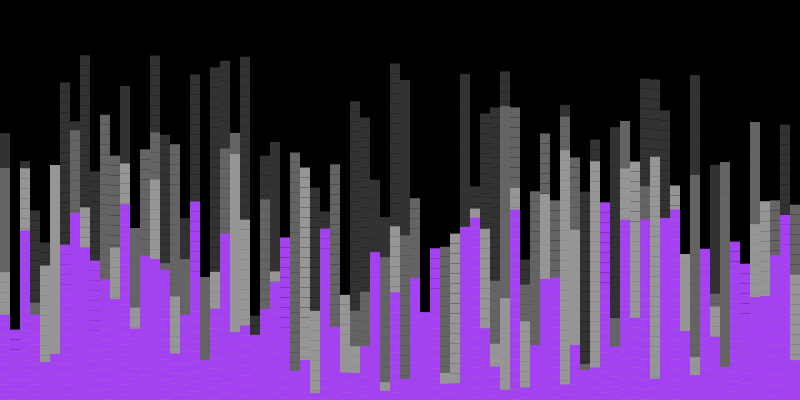
Frame 1 (no input)
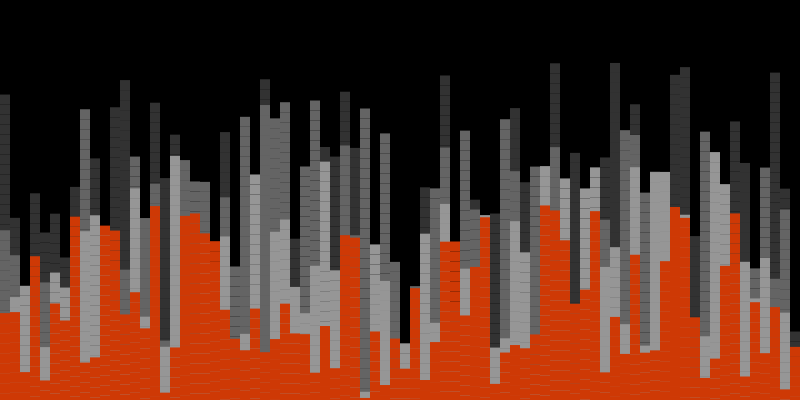
Frame 60 (the mouse pressed at the canvas centre just before this capture)
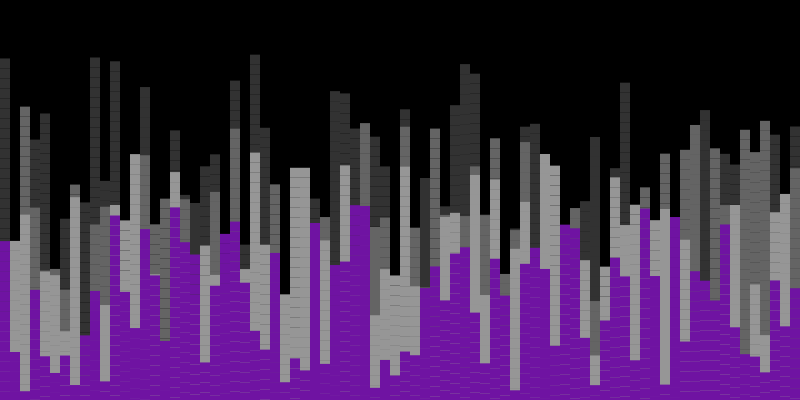
Frame 120 (the mouse held since frame 60 and released just before this capture)

The Processing sketch that drew these frames (run headless with seeded random() and noise(); from frame 60 on, the mouse is pressed at the canvas centre):

// Processing sketch: processing_58151
// ── processing_58151.pde

/*
 Erica Zambrano, Creative Computing @ Parsons 
 3rd Assignment (For Loops)
 Some bars going up and down and changing colors.  
 
 */

int x=0;
float randomR = random(255);
float randomG = random(255);
float randomB = random(255);



void setup() {
  frameRate(10);   // don't turn this to 30... Too dizzy!
  size(800, 400);  
  noStroke();
  smooth();
}


void draw() {
  background(0);

  for (float x = 0; x < width; x+=10) {

    // here is the lower layer of gray bars (dark)
    for (float i = random(height/8,height); i < height; i+=10) {
      fill(50);
      rect (x, i, 10, 10);
    }
  }

  // here is the middle layer of gray bars (middle)
  for (float x = 0; x < width; x+=10) {
    for (float i = random(height*2/8,height); i < height; i+=10) {
      fill(100);
      rect (x, i, 10, 10);
    }
  }

  // here is the upper layer of gray bars (light)
  for (float x = 0; x < width; x+=10) {
    for (float i = random(height*3/8,height); i < height; i+=10) {
      fill(150);
      rect (x, i, 10, 10);
    }
  }

  // here is the layer with colored bars
  for (float x = 0; x < width; x+=10) {

    for (float i = random(height*4/8,height); i < height; i+=10) {
      fill(randomR, randomG, randomB);
      rect (x, i, 10, 10);
    }
  }

  x=0;
  randomR=random(255);
  randomG=random(255);
  randomB=random(255);
}
